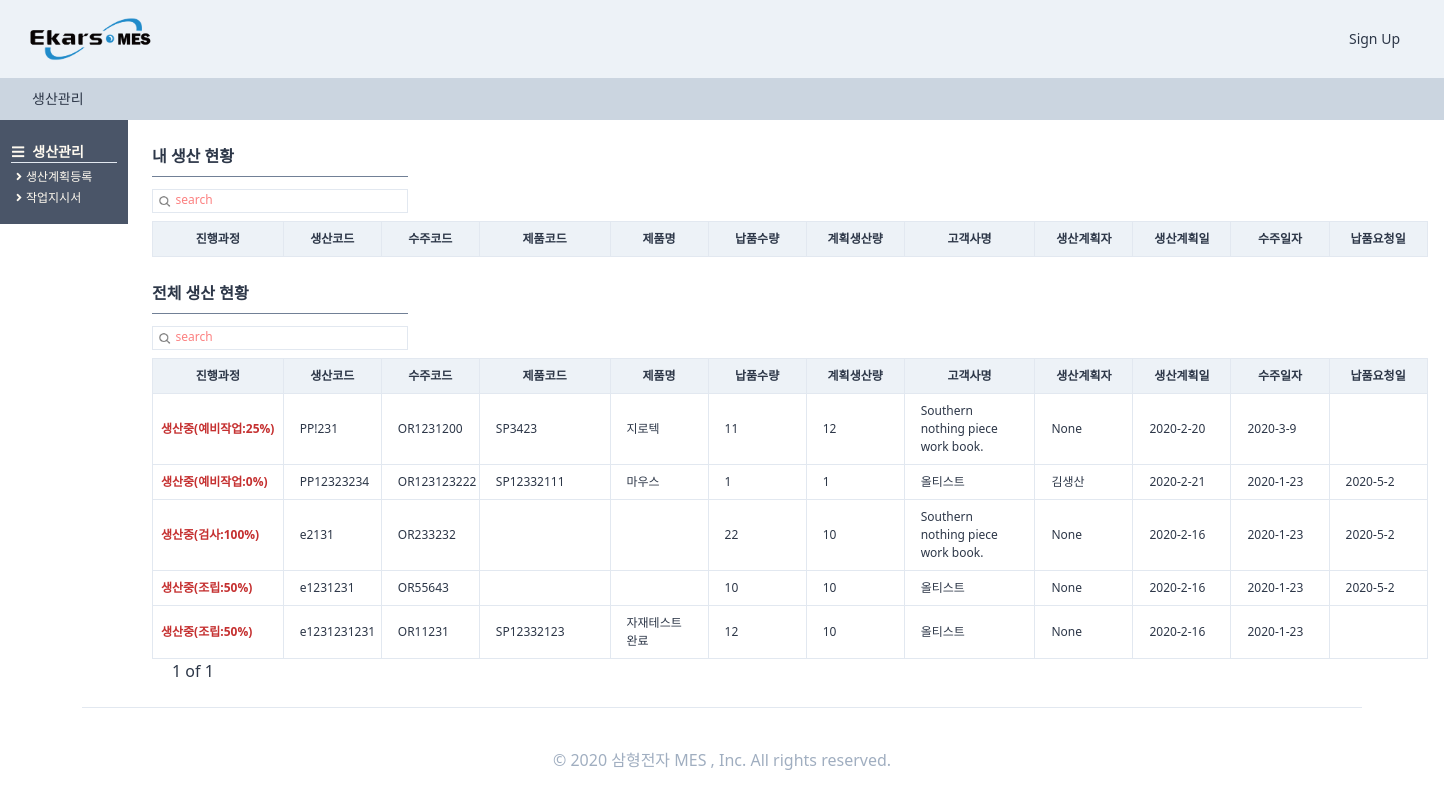
Page /producemanages/producemanageshome/ on the earlier database version.
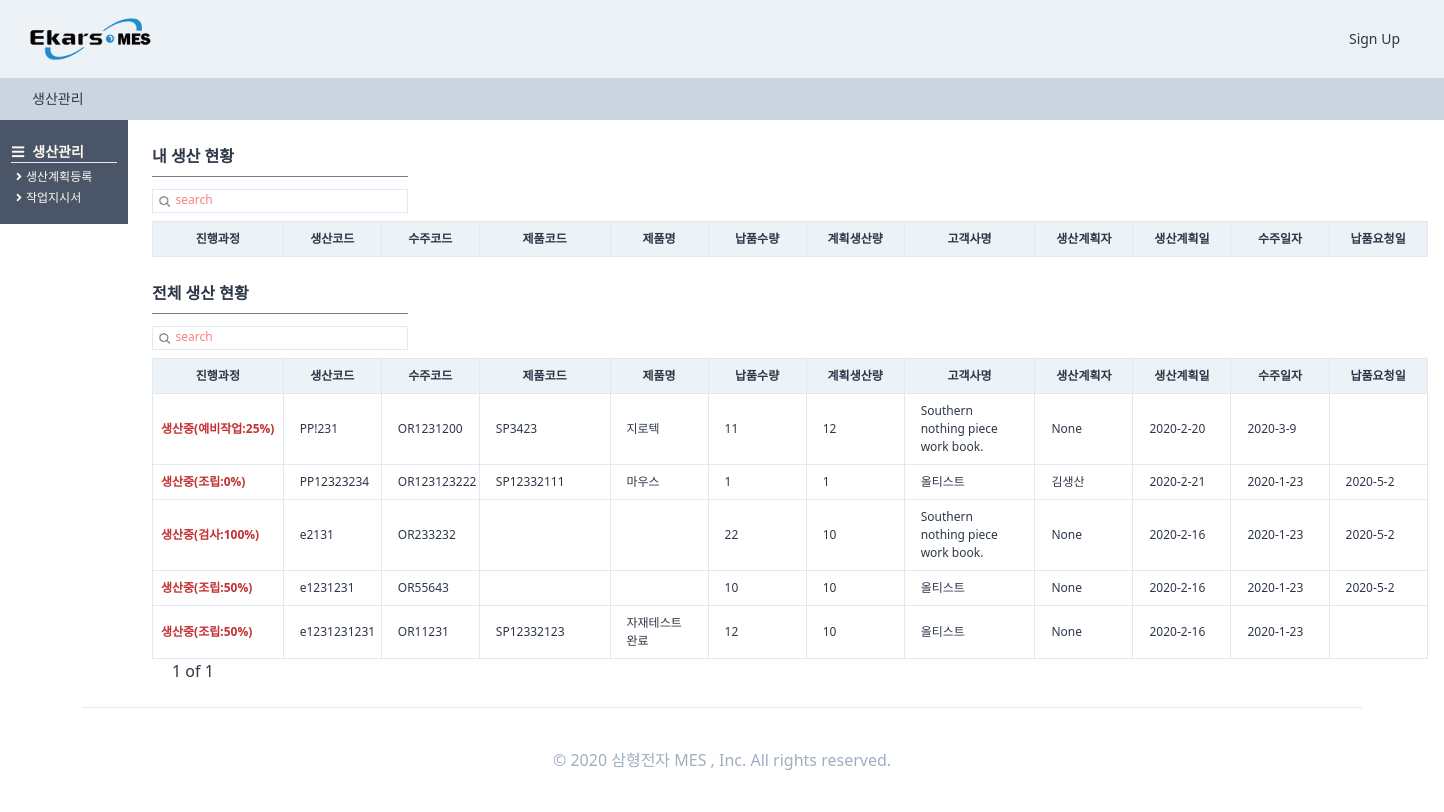
Same page on the later database version.
### orders/models.py (models this page shows, shortened)
class OrderRegister(TimeStampedModel):
    입찰 = "입찰"
    대리점 = "대리점"
    AS = "A/S"
    내부계획 = "내부계획"
    영업구분_CHOICES = ((입찰, "입찰"), (대리점, "대리점"), (AS, "A/S"), (내부계획, "내부계획"))
    삼형전자 = "삼형전자"
    엠에스텔레콤 = "엠에스텔레콤"
    사업장구분_CHOICES = (
        (삼형전자, "삼형전자"),
        (엠에스텔레콤, "엠에스텔레콤"),
    )
    출하완료 = "출하완료"
    출하미완료 = "출하미완료"
    출하구분_CHOICES = (
        (출하완료, "출하완료"),
        (출하미완료, "출하미완료"),
    )
    단품 = "단품"
    랙 = "랙"
    제품구분_CHOICES = (
        (단품, "단품"),
        (랙, "랙"),
    )
    작성자 = models.ForeignKey(
        users_models.User,
        related_name="수주등록",
        on_delete=models.SET_NULL,
        null=True,
        blank=True,
    )
    수주코드 = models.CharField(max_length=50)
    영업구분 = models.CharField(choices=영업구분_CHOICES, max_length=10, blank=True, default=입찰)
    제품구분 = models.CharField(choices=제품구분_CHOICES, max_length=10, blank=True, default=단품)
    사업장구분 = models.CharField(
        choices=사업장구분_CHOICES, max_length=10, blank=True, default=삼형전자
    )
    수주일자 = models.DateField(auto_now=False, auto_now_add=False)
    고객사명 = models.ForeignKey(
        SI_models.CustomerPartner,
        related_name="수주등록",
        on_delete=models.SET_NULL,
        null=True,
        blank=True,
    )
    현장명 = models.CharField(max_length=50)
    납품요청일 = models.DateField(auto_now=False, auto_now_add=False, blank=True, null=True)
    납품수량 = models.IntegerField()
    특이사항 = models.TextField(blank=True)
    단품모델 = models.ForeignKey(
        SI_models.SingleProduct,
        related_name="수주등록",
        on_delete=models.SET_NULL,
        null=True,
        blank=True,
    )
    랙모델 = models.ForeignKey(
        SI_models.RackProduct,
        related_name="수주등록",
        on_delete=models.SET_NULL,
        null=True,
        blank=True,
    )
    출하구분 = models.CharField(
        choices=출하구분_CHOICES, max_length=10, blank=True, default=출하미완료
    )
    class Meta:
        verbose_name = "수주등록"
        verbose_name_plural = "수주등록"
    def process(self):
        try:
            pro = self.생산요청
            try:
                cess = self.생산요청.생산계획.현재공정
                pro = self.생산요청.생산계획.현재공정달성율
                try:
                    pro = self.생산요청.생산계획.작업지시서.작업지시서등록.최종검사
                    try:
                        pro = self.생산요청.생산계획.작업지시서.작업지시서등록.최종검사.최종검사등록
                        return "최종검사완료"
                    except:
                        return "최종검사의뢰완료"
                except:
                    return f"생산중({cess}:{pro})"
            except:
                return "생산의뢰완료"
        except:
            return "수주등록완료"

### producemanages/models.py (models this page shows, shortened)
class ProduceRegister(TimeStampedModel):
    예비작업 = "예비작업"
    조립 = "조립"
    검사 = "검사"
    현재공정_CHOICES = (
        (예비작업, "예비작업"),
        (조립, "조립"),
        (검사, "검사"),
    )
    사영 = "0%"
    사일 = "25%"
    사이 = "50%"
    사삼 = "75%"
    사사 = "100%"
    현재공정달성율_CHOICES = (
        (사영, "0%"),
        (사일, "25%"),
        (사이, "50%"),
        (사삼, "75%"),
        (사사, "100%"),
    )
    작성자 = models.ForeignKey(
        users_models.User,
        related_name="생산계획등록",
        on_delete=models.SET_NULL,
        null=True,
        blank=True,
    )
    생산계획등록코드 = models.CharField(max_length=50)
    생산의뢰 = models.OneToOneField(
        orders_models.OrderProduce,
        related_name="생산계획",
        on_delete=models.SET_NULL,
        null=True,
    )
    현재공정 = models.CharField(
        choices=현재공정_CHOICES, max_length=10, null=True, default=예비작업
    )
    현재공정달성율 = models.CharField(
        choices=현재공정달성율_CHOICES, max_length=10, null=True, default=사영
    )
    계획생산량 = models.IntegerField(null=True)
    일일생산량 = models.IntegerField(null=True)
    누적생산량 = models.IntegerField(null=True, blank=True)
    특이사항 = models.CharField(max_length=100, null=True, blank=True)
    class Meta:
        verbose_name = "생산계획등록"
        verbose_name_plural = "생산계획등록"
    def successrate(self):
        if self.누적생산량 is None:
            return f"0%"
        else:
            rate = (self.누적생산량 / self.계획생산량) * 100
            rate = round(rate, 2)
            return f"{rate}%"
    successrate.short_description = "계획 생산량 달성율"

### StandardInformation/models.py (models this page shows, shortened)
class SingleProduct(TimeStampedModel):
    작성자 = models.ForeignKey(
        "users.User", related_name="단품제품작성자", on_delete=models.SET_NULL, null=True
    )
    작성일 = models.DateField(auto_now=True, auto_now_add=False)
    모델코드 = models.CharField(max_length=80, blank=True)
    모델명 = models.CharField(max_length=30, blank=True)
    규격 = models.CharField(max_length=80, blank=True)
    단위 = models.CharField(max_length=10, blank=True)
    단가 = models.IntegerField(null=True)
    class Meta:
        verbose_name = "단품제품"
        verbose_name_plural = "단품제품"

class CustomerPartner(TimeStampedModel):
    고객 = "고객"
    대리점 = "대리점"
    공급처 = "공급처"
    거래처_CHOICES = (
        (고객, "고객"),
        (대리점, "대리점"),
        (공급처, "공급처"),
    )
    고객작성자 = models.ForeignKey(
        "users.User", related_name="고객거래처작성자", on_delete=models.SET_NULL, null=True
    )
    작성일 = models.DateField(auto_now=True, auto_now_add=False)
    거래처구분 = models.CharField(choices=거래처_CHOICES, max_length=4, default=공급처)
    거래처코드 = models.CharField(max_length=50, null=True)
    거래처명 = models.CharField(max_length=70, null=True)
    사업자등록번호 = models.CharField(max_length=50, null=True)
    고객담당자 = models.ForeignKey(
        "users.User", related_name="고객거래처담당자", on_delete=models.SET_NULL, null=True
    )
    연락처 = models.CharField(max_length=50, blank=True)
    이메일 = models.EmailField(max_length=254)
    사업장주소 = models.CharField(max_length=70, blank=True, null=True)
    사업자등록증첨부 = models.FileField(blank=True, null=True)
    특이사항 = models.TextField(blank=True, null=True)
    사용여부 = models.BooleanField(default=False)
    class Meta:
        verbose_name = "고객"
        verbose_name_plural = "고객"
    def __str__(self):
        return self.거래처명

### users/models.py (models this page shows)
class User(AbstractUser,TimeStampedModel):
    부서 = models.ForeignKey(
        "Part", related_name="user", on_delete=models.CASCADE, null=True
    )
    class Meta:
        verbose_name = "사용자"
        verbose_name_plural = "사용자"
    def __str__(self):
        return self.first_name

### producemanages/views.py (the view, shortened to what this page needs)
# urls.py: path("producemanageshome/", views.producemanageshome, name="producemanageshome"),
def producemanageshome(request):
    user = request.user
    search = request.GET.get("search")
    search_m = request.GET.get("search_m")
    if search_m is None:
        order = OR_models.OrderRegister.objects.all().order_by("-created")
        l_order = []
        for s in order:
            if str(s.process())[0:3] == "생산중":
                l_order.append(s)
            else:
                pass
        s_order = []
        for s in l_order:
            if s.생산요청.생산계획.작성자 == user:
                s_order.append(s)
        s_bool_m = False
    if search is None:
        s_bool = False
        order = OR_models.OrderRegister.objects.all().order_by("-created")
        a_order = []
        for s in order:
            if str(s.process())[0:3] == "생산중":
                a_order.append(s)
    pagediv = 7
    totalpage_m = int(math.ceil(len(s_order) / pagediv))
    paginator_m = Paginator(s_order, pagediv, orphans=0)
    page_m = request.GET.get("page_m", "1")
    s_order = paginator_m.get_page(page_m)
    nextpage_m = int(page_m) + 1
    previouspage_m = int(page_m) - 1
    notsamebool_m = True
    totalpage = int(math.ceil(len(a_order) / pagediv))
    paginator = Paginator(a_order, pagediv, orphans=0)
    page = request.GET.get("page", "1")
    a_order = paginator.get_page(page)
    nextpage = int(page) + 1
    previouspage = int(page) - 1
    notsamebool = True
    if int(page_m) == totalpage_m:
        notsamebool_m = False
    if (search_m is None) or (search_m == ""):
        search_m = "search"
    if int(page) == totalpage:
        notsamebool = False
    if (search is None) or (search == ""):
        search = "search"
    return render(
        request,
        "producemanages/producemanageshome.html",
        {
            "order_m": s_order,
            "search_m": search_m,
            "page_m": page_m,
            "totalpage_m": totalpage_m,
            "notsamebool_m": notsamebool_m,
            "nextpage_m": nextpage_m,
            "previouspage_m": previouspage_m,
            "s_bool_m": s_bool_m,
            "order": a_order,
            "search": search,
            "page": page,
            "totalpage": totalpage,
            "notsamebool": notsamebool,
            "nextpage": nextpage,
            "previouspage": previouspage,
            "s_bool": s_bool,
            "최종검사완료": "최종검사완료",
            "최종검사의뢰완료": "최종검사의뢰완료",
            "수주등록완료": "수주등록완료",
            "생산의뢰완료": "생산의뢰완료",
        },
    )

### templates/producemanages/producemanageshome.html (shortened to what the changed rows need)
{%extends "base.html"%}
{%load static%}
{% block content %}
<div class="flex">
    {%block main_contens%}
    <div class="flex flex-col">
        <div class="w-11/12 h-full ml-32 -mt-6 font-semibold pt-12 flex flex-col">
            <div class="flex flex-col">
                <div class="p-6">
                    <div class="flew flex-col">
                        <table class="table-fixed font-light text-xs w-full">
                            <thead>
                                <tr>
                                    <th class="border bg-gray-200 px-2 py-2 w-32">진행과정</th>
                                    <th class="border bg-gray-200 px-4 py-2 w-24">생산코드</th>
                                    <th class="border bg-gray-200 px-4 py-2 w-24">수주코드</th>
                                    <th class="border bg-gray-200 px-4 py-2 w-32">제품코드</th>
                                    <th class="border bg-gray-200 px-4 py-2 w-24">제품명</th>
                                    <th class="border bg-gray-200 px-4 py-2 w-24">납품수량</th>
                                    <th class="border bg-gray-200 px-4 py-2 w-24">계획생산량</th>
                                    <th class="border bg-gray-200 px-4 py-2 w-32">고객사명</th>
                                    <th class="border bg-gray-200 px-4 py-2 w-24">생산계획자</th>
                                    <th class="border bg-gray-200 px-4 py-2 w-24">생산계획일</th>
                                    <th class="border bg-gray-200 px-4 py-2 w-24">수주일자</th>
                                    <th class="border bg-gray-200 px-4 py-2 w-24">납품요청일</th>
                                </tr>
                            </thead>
                        </table>
                    </div>
                </div>
            </div>
        </div>
        <div class="w-11/12 h-full ml-32 font-semibold flex flex-col">
            <div class="flex flex-col">
                <div class="p-6 pt-0">
                    <div class="flew flex-col">
                        <table class="table-fixed font-light text-xs w-full">
                            <thead>
                                <tr>
                                    <th class="border bg-gray-200 px-2 py-2 w-32">진행과정</th>
                                    <th class="border bg-gray-200 px-4 py-2 w-24">생산코드</th>
                                    <th class="border bg-gray-200 px-4 py-2 w-24">수주코드</th>
                                    <th class="border bg-gray-200 px-4 py-2 w-32">제품코드</th>
                                    <th class="border bg-gray-200 px-4 py-2 w-24">제품명</th>
                                    <th class="border bg-gray-200 px-4 py-2 w-24">납품수량</th>
                                    <th class="border bg-gray-200 px-4 py-2 w-24">계획생산량</th>
                                    <th class="border bg-gray-200 px-4 py-2 w-32">고객사명</th>
                                    <th class="border bg-gray-200 px-4 py-2 w-24">생산계획자</th>
                                    <th class="border bg-gray-200 px-4 py-2 w-24">생산계획일</th>
                                    <th class="border bg-gray-200 px-4 py-2 w-24">수주일자</th>
                                    <th class="border bg-gray-200 px-4 py-2 w-24">납품요청일</th>
                                </tr>
                            </thead>
                            <tbody>
                                {%for list in order%}
                                <tr>
                                    <td class="border px-2 py-2 font-bold
                                    text-red-700 ">
                                        {{list.process}}</td>
                                    <td class="border px-4 py-2  hover:text-blue-700 hover:font-bold "><a
                                            href="{%url "producemanages:orderdetail" list.pk %}">
                                            {{list.생산요청.생산계획.생산계획등록코드}}</a></td>
                                    <td class="border px-4 py-2  hover:text-blue-700 hover:font-bold "><a
                                            href="{%url "producemanages:orderdetail" list.pk %}">
                                            {{list.수주코드}}</a></td>
                                    <td class="border px-4 py-2">{{list.단품모델.모델코드}}</td>
                                    <td class="border px-4 py-2">{{list.단품모델.모델명}}</td>
                                    <td class="border px-4 py-2">{{list.납품수량}}</td>
                                    <td class="border px-4 py-2">{{list.생산요청.생산계획.계획생산량}}</td>
                                    <td class="border px-4 py-2">{{list.고객사명}}</td>
                                    <td class="border px-4 py-2">{{list.생산요청.생산계획.작성자}}</td>
                                    <td class="border px-4 py-2">
                                        {{list.생산요청.생산계획.created.year}}-{{list.생산요청.생산계획.created.month}}-{{list.생산요청.생산계획.created.day}}
                                    </td>
                                    <td class="border px-4 py-2">
                                        {{list.수주일자.year}}-{{list.수주일자.month}}-{{list.수주일자.day}}</td>
                                    <td class="border px-4 py-2">
                                        {%if list.납품요청일 is None%}
                                        {%else%}
                                        {{list.납품요청일.year}}-{{list.납품요청일.month}}-{{list.납품요청일.day}}{%endif%}</td>
                                </tr>
                                {%endfor%}
                            </tbody>
                        </table>
                    </div>
                </div>
            </div>
        </div>
    </div>
    {%endblock main_contens %}
</div>
{%endblock content %}

Differences in the rows shown:
changed through a linked row, OrderRegister "OR123123222": process "생산중(예비작업:0%)" → "생산중(조립:0%)"
